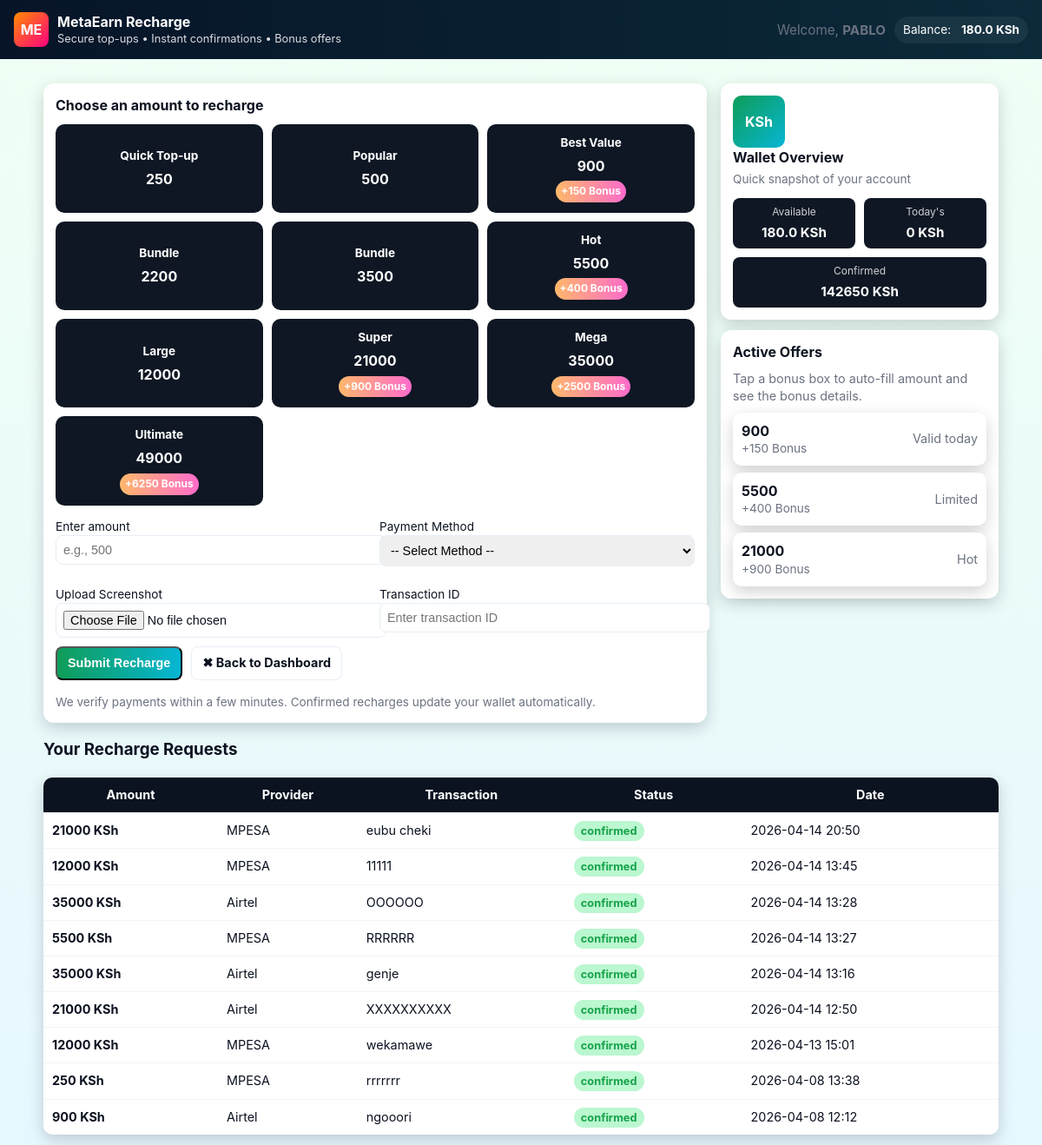
The page /recharge (signed in) on the database as committed earlier.
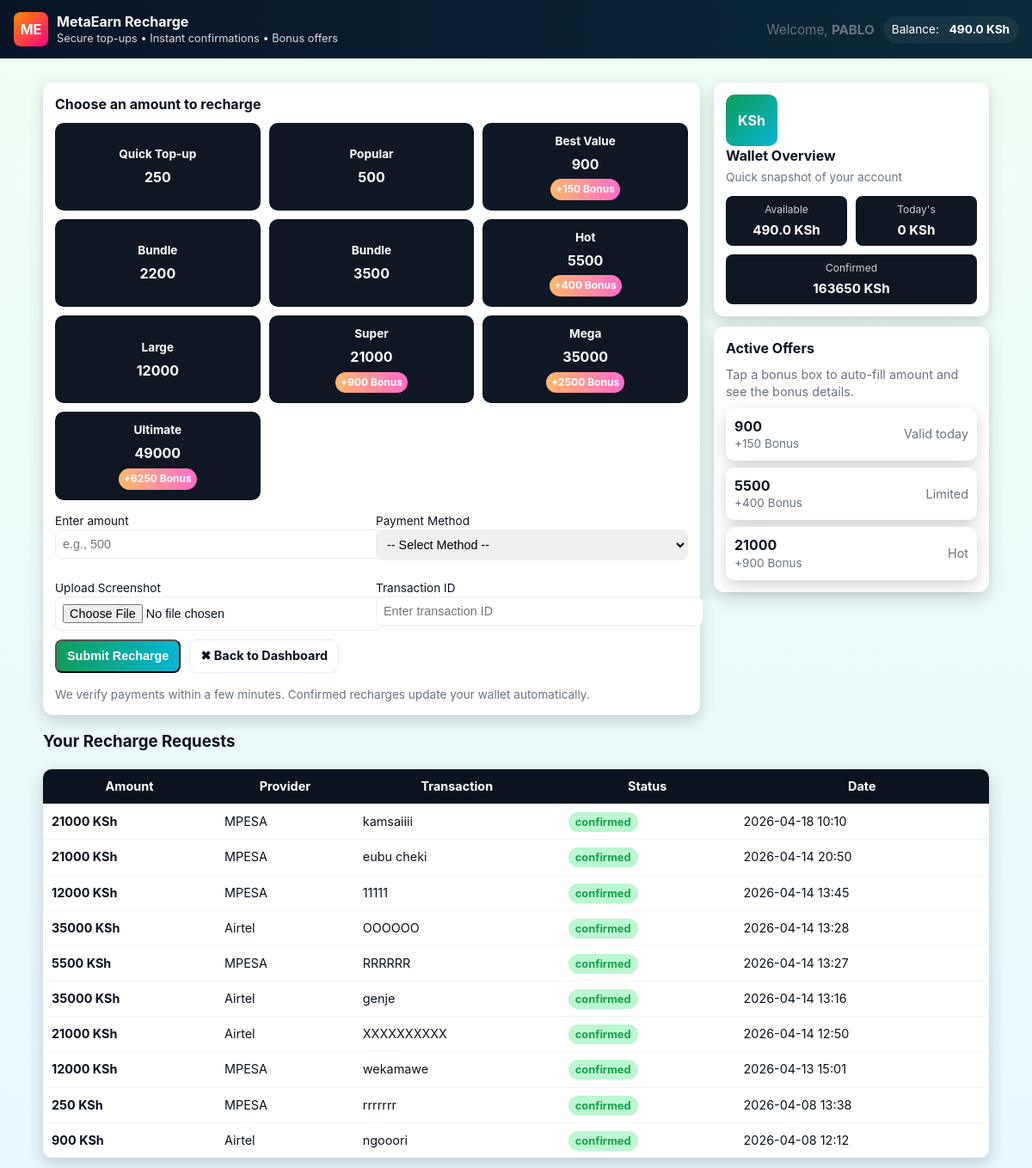
The same page on the database as committed later.
### models.py (models this page shows, shortened)
class User(db.Model, UserMixin):
    __tablename__ = "user"
    id = db.Column(db.Integer, primary_key=True)
    email = db.Column(db.String(120), unique=True, nullable=False)
    password = db.Column(db.String(200), nullable=False)
    is_admin = db.Column(db.Boolean, default=False, nullable=False)
    tutorial_seen = db.Column(db.Boolean, default=False, nullable=False)
    wallet_balance = db.Column(db.Float, default=0.0, nullable=False)
    total_views = db.Column(db.Integer, default=0, nullable=False)
    total_earnings = db.Column(db.Float, default=0.0, nullable=False)
    total_withdraw = db.Column(db.Float, default=0.0, nullable=False)
    total_recharge = db.Column(db.Float, default=0.0, nullable=False)
    profile_image = db.Column(db.String(200))
    last_checkin = db.Column(db.DateTime, nullable=True)
    referral_code = db.Column(
        db.String(20),
        unique=True,
        default=lambda: str(uuid.uuid4())[:8],
        nullable=False
    )
    referred_by = db.Column(db.Integer, db.ForeignKey("user.id"), nullable=True)
    referrals = db.relationship("User", backref=db.backref("referrer", remote_side=[id]))
    recharges = db.relationship("Recharge", back_populates="user", lazy=True)
    withdrawals = db.relationship("Withdrawal", back_populates="user", lazy=True)
    purchases = db.relationship("Purchase", back_populates="user", lazy=True)

class Recharge(db.Model):
    __tablename__ = "recharges"
    id = db.Column(db.Integer, primary_key=True, autoincrement=True)
    user_id = db.Column(db.Integer, db.ForeignKey("user.id"), nullable=False)
    amount = db.Column(db.Integer, nullable=False)
    provider = db.Column(db.String(50), nullable=False)
    transaction_id = db.Column(db.String(100), nullable=False)
    screenshot_filename = db.Column(db.String(200))
    status = db.Column(db.String(20), default="pending", nullable=False)
    created_at = db.Column(db.DateTime, default=db.func.now(), nullable=False)
    user = db.relationship("User", back_populates="recharges")

### app.py (the view, shortened to what this page needs)
@app.route("/recharge", methods=["GET", "POST"])
@login_required
def recharge():
    user = current_user
    now = datetime.utcnow()
    last_24h = now - timedelta(hours=24)
    todays_recharge = db.session.query(func.sum(Recharge.amount)).filter(
        Recharge.user_id == user.id,
        Recharge.status == "confirmed",
        Recharge.created_at >= last_24h
    ).scalar() or 0
    total_recharge = db.session.query(func.sum(Recharge.amount)).filter(
        Recharge.user_id == user.id,
        Recharge.status == "confirmed"
    ).scalar() or 0
    recharges = Recharge.query.filter_by(user_id=user.id).order_by(Recharge.created_at.desc()).all()
    return render_template(
        "recharge.html",
        user=user,
        recharges=recharges,
        todays_recharge=todays_recharge,
        total_recharge=total_recharge
    )

### app.py (called while the page is built)
@login_manager.user_loader
def load_user(user_id):
    return User.query.get(int(user_id))

@app.before_request
def restrict_admin_pages():
    if request.path.startswith("/admin"):
        if not current_user.is_authenticated:
            return redirect(url_for("login"))
        if not getattr(current_user, "is_admin", False):
            return "Unauthorized", 403

### templates/recharge.html (shortened to what the changed rows need)
<!DOCTYPE html>
<html lang="en">
<head>
</head>
<body>
  <header>
    <div class="brand">
      <div>
        <h1>MetaEarn Recharge</h1>
      </div>
    </div>
    <div class="header-actions">
      <div class="user">Balance: <strong style="margin-left:8px">{{ user.wallet_balance }} KSh</strong></div>
    </div>
  </header>
  <main class="wrap">
    <div class="top-row">
      <section class="panel" aria-labelledby="recharge-title">
        <h2 id="recharge-title">Choose an amount to recharge</h2>
      </section>
      <aside>
        <div class="wallet-card" role="region" aria-label="Wallet overview">
          <div class="wallet-stats">
            <div class="stat">
              <small>Available</small>
              <strong>{{ user.wallet_balance }} KSh</strong>
            </div>
            <div class="stat">
              <small>Confirmed</small>
              <strong>{{ total_recharge }} KSh</strong>
            </div>
          </div>
        </div>
        <div class="panel" aria-labelledby="offers-title">
          <h2 id="offers-title">Active Offers</h2>
        </div>
      </aside>
    </div>
    <section class="history" aria-labelledby="history-title">
      <table class="table" role="table" aria-label="Recharge history">
        <thead>
          <tr>
            <th>Amount</th>
            <th>Provider</th>
            <th>Transaction</th>
            <th>Status</th>
            <th>Date</th>
          </tr>
        </thead>
        <tbody>
          {% if recharges|length == 0 %}
            <tr><td colspan="5" style="text-align:center;padding:18px;color:var(--muted)">No recharge requests yet.</td></tr>
          {% else %}
            {% for r in recharges %}
              <tr role="row">
                <td>
                  <div class="row-flex">
                    <div><strong>{{ r.amount }} KSh</strong></div>
                  </div>
                </td>
                <td>{{ r.provider }}</td>
                <td>{{ r.transaction_id }}</td>
                <td>
                  {% set s = r.status.lower() %}
                  <span class="status {{ s }}">{{ r.status }}</span>
                </td>
                <td>{{ r.created_at.strftime('%Y-%m-%d %H:%M') }}</td>
              </tr>
            {% endfor %}
          {% endif %}
        </tbody>
      </table>
    </section>
  </main>
</body>
</html>

Rows that differ between the two databases and show on the page:
changed User: wallet_balance "180.0" → "490.0"
added Recharge: amount "21000", provider "MPESA", transaction_id "kamsaiiii", status "confirmed", created_at "2026-04-18 10:10"
Other text that changed with them:
{{ total_recharge }}: "142650" → "163650"
